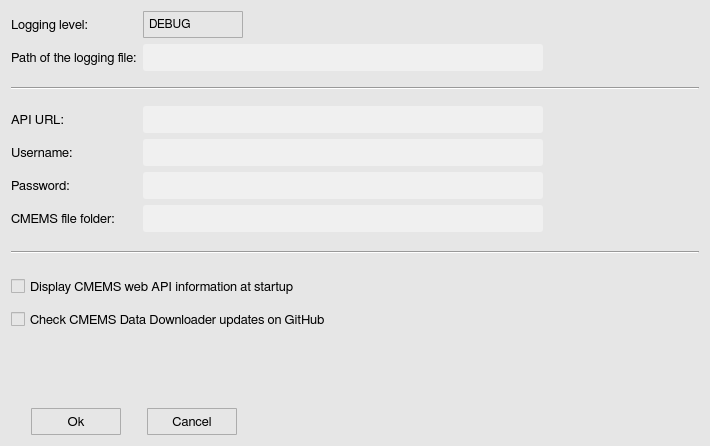
<?xml version="1.0" encoding="UTF-8"?>
<ui version="4.0">
 <class>optionWindow</class>
 <widget class="QWidget" name="optionWindow">
  <property name="geometry">
   <rect>
    <x>0</x>
    <y>0</y>
    <width>710</width>
    <height>446</height>
   </rect>
  </property>
  <property name="minimumSize">
   <size>
    <width>710</width>
    <height>446</height>
   </size>
  </property>
  <property name="maximumSize">
   <size>
    <width>710</width>
    <height>446</height>
   </size>
  </property>
  <property name="font">
   <font>
    <family>FreeSans</family>
    <pointsize>10</pointsize>
    <weight>50</weight>
    <bold>false</bold>
    <stylestrategy>PreferAntialias</stylestrategy>
    <kerning>true</kerning>
   </font>
  </property>
  <property name="windowTitle">
   <string>Options</string>
  </property>
  <property name="windowIcon">
   <iconset>
    <normaloff>icons/option_icon.svg</normaloff>icons/option_icon.svg</iconset>
  </property>
  <property name="styleSheet">
   <string notr="true">QWidget {
	background-color: rgb(230,230,230);
}</string>
  </property>
  <layout class="QGridLayout" name="gridLayout_2">
   <item row="0" column="0">
    <layout class="QVBoxLayout" name="verticalLayout_2">
     <item>
      <layout class="QGridLayout" name="gridLayout">
       <item row="4" column="0">
        <widget class="QLabel" name="ow_label_4">
         <property name="minimumSize">
          <size>
           <width>0</width>
           <height>27</height>
          </size>
         </property>
         <property name="maximumSize">
          <size>
           <width>16777215</width>
           <height>27</height>
          </size>
         </property>
         <property name="font">
          <font>
           <family>FreeSans</family>
           <pointsize>10</pointsize>
           <stylestrategy>PreferAntialias</stylestrategy>
           <kerning>true</kerning>
          </font>
         </property>
         <property name="text">
          <string>Username:</string>
         </property>
        </widget>
       </item>
       <item row="4" column="1">
        <layout class="QHBoxLayout" name="horizontalLayout_4">
         <item>
          <widget class="QLineEdit" name="ow_lineEdit_3">
           <property name="minimumSize">
            <size>
             <width>400</width>
             <height>27</height>
            </size>
           </property>
           <property name="maximumSize">
            <size>
             <width>400</width>
             <height>27</height>
            </size>
           </property>
           <property name="font">
            <font>
             <family>FreeSans</family>
             <pointsize>9</pointsize>
             <stylestrategy>PreferAntialias</stylestrategy>
             <kerning>true</kerning>
            </font>
           </property>
           <property name="styleSheet">
            <string notr="true">QLineEdit {
	border-radius: 3px;
    padding: 1px 4px 1px 4px;
	background-color:  rgb(240, 240, 240);
}</string>
           </property>
          </widget>
         </item>
         <item>
          <spacer name="horizontalSpacer_15">
           <property name="orientation">
            <enum>Qt::Horizontal</enum>
           </property>
           <property name="sizeType">
            <enum>QSizePolicy::Fixed</enum>
           </property>
           <property name="sizeHint" stdset="0">
            <size>
             <width>13</width>
             <height>20</height>
            </size>
           </property>
          </spacer>
         </item>
         <item>
          <widget class="QToolButton" name="ow_infoButton_4">
           <property name="maximumSize">
            <size>
             <width>27</width>
             <height>27</height>
            </size>
           </property>
           <property name="styleSheet">
            <string notr="true">QToolButton {
	border: 1px solid transparent;
	background-color: transparent;
	width: 27px;
	height: 27px;
}

QToolButton:flat {
	border: none;
}</string>
           </property>
           <property name="text">
            <string/>
           </property>
           <property name="icon">
            <iconset>
             <normaloff>icons/info_icon.svg</normaloff>icons/info_icon.svg</iconset>
           </property>
           <property name="iconSize">
            <size>
             <width>23</width>
             <height>23</height>
            </size>
           </property>
           <property name="autoRaise">
            <bool>false</bool>
           </property>
          </widget>
         </item>
         <item>
          <spacer name="horizontalSpacer_8">
           <property name="orientation">
            <enum>Qt::Horizontal</enum>
           </property>
           <property name="sizeHint" stdset="0">
            <size>
             <width>40</width>
             <height>20</height>
            </size>
           </property>
          </spacer>
         </item>
        </layout>
       </item>
       <item row="5" column="0">
        <widget class="QLabel" name="ow_label_5">
         <property name="minimumSize">
          <size>
           <width>0</width>
           <height>27</height>
          </size>
         </property>
         <property name="maximumSize">
          <size>
           <width>16777215</width>
           <height>27</height>
          </size>
         </property>
         <property name="font">
          <font>
           <family>FreeSans</family>
           <pointsize>10</pointsize>
           <stylestrategy>PreferAntialias</stylestrategy>
           <kerning>true</kerning>
          </font>
         </property>
         <property name="text">
          <string>Password:</string>
         </property>
        </widget>
       </item>
       <item row="3" column="1">
        <layout class="QHBoxLayout" name="horizontalLayout_3">
         <item>
          <widget class="QLineEdit" name="ow_lineEdit_2">
           <property name="minimumSize">
            <size>
             <width>400</width>
             <height>27</height>
            </size>
           </property>
           <property name="maximumSize">
            <size>
             <width>400</width>
             <height>27</height>
            </size>
           </property>
           <property name="font">
            <font>
             <family>FreeSans</family>
             <pointsize>9</pointsize>
             <stylestrategy>PreferAntialias</stylestrategy>
             <kerning>true</kerning>
            </font>
           </property>
           <property name="styleSheet">
            <string notr="true">QLineEdit {
	border-radius: 3px;
    padding: 1px 4px 1px 4px;
	background-color:  rgb(240, 240, 240);
}</string>
           </property>
          </widget>
         </item>
         <item>
          <spacer name="horizontalSpacer_12">
           <property name="orientation">
            <enum>Qt::Horizontal</enum>
           </property>
           <property name="sizeType">
            <enum>QSizePolicy::Fixed</enum>
           </property>
           <property name="sizeHint" stdset="0">
            <size>
             <width>13</width>
             <height>20</height>
            </size>
           </property>
          </spacer>
         </item>
         <item>
          <widget class="QToolButton" name="ow_infoButton_3">
           <property name="maximumSize">
            <size>
             <width>27</width>
             <height>27</height>
            </size>
           </property>
           <property name="styleSheet">
            <string notr="true">QToolButton {
	border: 1px solid transparent;
	background-color: transparent;
	width: 27px;
	height: 27px;
}

QToolButton:flat {
	border: none;
}</string>
           </property>
           <property name="text">
            <string/>
           </property>
           <property name="icon">
            <iconset>
             <normaloff>icons/info_icon.svg</normaloff>icons/info_icon.svg</iconset>
           </property>
           <property name="iconSize">
            <size>
             <width>23</width>
             <height>23</height>
            </size>
           </property>
           <property name="autoRaise">
            <bool>false</bool>
           </property>
          </widget>
         </item>
         <item>
          <spacer name="horizontalSpacer">
           <property name="orientation">
            <enum>Qt::Horizontal</enum>
           </property>
           <property name="sizeHint" stdset="0">
            <size>
             <width>40</width>
             <height>20</height>
            </size>
           </property>
          </spacer>
         </item>
        </layout>
       </item>
       <item row="2" column="0" colspan="2">
        <layout class="QVBoxLayout" name="verticalLayout">
         <item>
          <spacer name="verticalSpacer_6">
           <property name="orientation">
            <enum>Qt::Vertical</enum>
           </property>
           <property name="sizeType">
            <enum>QSizePolicy::Fixed</enum>
           </property>
           <property name="sizeHint" stdset="0">
            <size>
             <width>14</width>
             <height>10</height>
            </size>
           </property>
          </spacer>
         </item>
         <item>
          <widget class="Line" name="line_3">
           <property name="orientation">
            <enum>Qt::Horizontal</enum>
           </property>
          </widget>
         </item>
         <item>
          <spacer name="verticalSpacer_7">
           <property name="orientation">
            <enum>Qt::Vertical</enum>
           </property>
           <property name="sizeType">
            <enum>QSizePolicy::Fixed</enum>
           </property>
           <property name="sizeHint" stdset="0">
            <size>
             <width>14</width>
             <height>10</height>
            </size>
           </property>
          </spacer>
         </item>
        </layout>
       </item>
       <item row="1" column="0">
        <widget class="QLabel" name="ow_label_2">
         <property name="minimumSize">
          <size>
           <width>0</width>
           <height>27</height>
          </size>
         </property>
         <property name="maximumSize">
          <size>
           <width>16777215</width>
           <height>27</height>
          </size>
         </property>
         <property name="font">
          <font>
           <family>FreeSans</family>
           <pointsize>10</pointsize>
           <stylestrategy>PreferAntialias</stylestrategy>
           <kerning>true</kerning>
          </font>
         </property>
         <property name="text">
          <string>Path of the logging file:</string>
         </property>
        </widget>
       </item>
       <item row="3" column="0">
        <widget class="QLabel" name="ow_label_3">
         <property name="minimumSize">
          <size>
           <width>0</width>
           <height>27</height>
          </size>
         </property>
         <property name="maximumSize">
          <size>
           <width>16777215</width>
           <height>27</height>
          </size>
         </property>
         <property name="font">
          <font>
           <family>FreeSans</family>
           <pointsize>10</pointsize>
           <stylestrategy>PreferAntialias</stylestrategy>
           <kerning>true</kerning>
          </font>
         </property>
         <property name="text">
          <string>API URL:</string>
         </property>
        </widget>
       </item>
       <item row="1" column="1">
        <layout class="QHBoxLayout" name="horizontalLayout">
         <item>
          <widget class="QLineEdit" name="ow_lineEdit_1">
           <property name="minimumSize">
            <size>
             <width>400</width>
             <height>27</height>
            </size>
           </property>
           <property name="maximumSize">
            <size>
             <width>400</width>
             <height>27</height>
            </size>
           </property>
           <property name="font">
            <font>
             <family>FreeSans</family>
             <pointsize>9</pointsize>
             <stylestrategy>PreferAntialias</stylestrategy>
             <kerning>true</kerning>
            </font>
           </property>
           <property name="styleSheet">
            <string notr="true">QLineEdit {
	border-radius: 3px;
    padding: 1px 4px 1px 4px;
	background-color:  rgb(240, 240, 240);
}</string>
           </property>
          </widget>
         </item>
         <item>
          <widget class="QToolButton" name="ow_openButton_1">
           <property name="maximumSize">
            <size>
             <width>27</width>
             <height>27</height>
            </size>
           </property>
           <property name="styleSheet">
            <string notr="true">QToolButton {
	border: 1px solid transparent;
	background-color: transparent;
	width: 27px;
	height: 27px;
}

QToolButton:flat {
	border: none;
}</string>
           </property>
           <property name="text">
            <string/>
           </property>
           <property name="icon">
            <iconset>
             <normaloff>icons/open_popup_icon.svg</normaloff>icons/open_popup_icon.svg</iconset>
           </property>
           <property name="iconSize">
            <size>
             <width>23</width>
             <height>23</height>
            </size>
           </property>
           <property name="autoRaise">
            <bool>false</bool>
           </property>
          </widget>
         </item>
         <item>
          <spacer name="horizontalSpacer_10">
           <property name="orientation">
            <enum>Qt::Horizontal</enum>
           </property>
           <property name="sizeType">
            <enum>QSizePolicy::Fixed</enum>
           </property>
           <property name="sizeHint" stdset="0">
            <size>
             <width>13</width>
             <height>20</height>
            </size>
           </property>
          </spacer>
         </item>
         <item>
          <widget class="QToolButton" name="ow_infoButton_2">
           <property name="maximumSize">
            <size>
             <width>27</width>
             <height>27</height>
            </size>
           </property>
           <property name="styleSheet">
            <string notr="true">QToolButton {
	border: 1px solid transparent;
	background-color: transparent;
	width: 27px;
	height: 27px;
}

QToolButton:flat {
	border: none;
}</string>
           </property>
           <property name="text">
            <string/>
           </property>
           <property name="icon">
            <iconset>
             <normaloff>icons/info_icon.svg</normaloff>icons/info_icon.svg</iconset>
           </property>
           <property name="iconSize">
            <size>
             <width>23</width>
             <height>23</height>
            </size>
           </property>
           <property name="autoRaise">
            <bool>false</bool>
           </property>
          </widget>
         </item>
         <item>
          <spacer name="horizontalSpacer_2">
           <property name="orientation">
            <enum>Qt::Horizontal</enum>
           </property>
           <property name="sizeHint" stdset="0">
            <size>
             <width>13</width>
             <height>24</height>
            </size>
           </property>
          </spacer>
         </item>
        </layout>
       </item>
       <item row="0" column="1">
        <layout class="QHBoxLayout" name="horizontalLayout_7">
         <item>
          <widget class="QComboBox" name="ow_comboBox_1">
           <property name="minimumSize">
            <size>
             <width>100</width>
             <height>27</height>
            </size>
           </property>
           <property name="maximumSize">
            <size>
             <width>100</width>
             <height>27</height>
            </size>
           </property>
           <property name="font">
            <font>
             <family>FreeSans</family>
             <pointsize>9</pointsize>
             <weight>50</weight>
             <bold>false</bold>
             <stylestrategy>PreferAntialias</stylestrategy>
             <kerning>true</kerning>
            </font>
           </property>
           <property name="styleSheet">
            <string notr="true">QComboBox {
	border: 1px solid #acacac;
    border-radius: 1px;
	padding-left: 5px;
    background-color: qlineargradient(x1: 0, y1: 0, x2: 0, y2: 1, 
								stop: 0 #f0f0f0, stop: 1 #e5e5e5);
}

QComboBox:disabled {
	background-color:  rgb(200,200,200);
}

QComboBox:hover {
	border: 1px solid #7eb4ea;
    border-radius: 1px;
	background-color: qlineargradient(x1: 0, y1: 0, x2: 0, y2: 1, 
								stop: 0 #ecf4fc, stop: 1 #dcecfc);
}

QComboBox::drop-down {
	subcontrol-origin: padding;
	subcontrol-position: top right;
	width: 27px;
	border-top-right-radius: 3px;
	border-bottom-right-radius: 3px;
}

QComboBox::drop-down:hover {
	subcontrol-origin: padding;
	subcontrol-position: top right;
	width: 27px;
	border-left-width: 1px;
	border-left-color: darkgray;
	border-left-style: solid;
	border-top-right-radius: 3px;
	border-bottom-right-radius: 3px;
}

QComboBox::down-arrow {
	image: url(icons/down_arrow_icon.svg); 
	width: 16px;
	height: 16px
}

QComboBox::down-arrow:on {
	top: 1px; 
	left: 1px;
}

QComboBox QAbstractItemView {
	selection-background-color: rgb(200,200,200);
	selection-color: black;
	background: #f0f0f0;
	border: 0px solid #f0f0f0;
}

QComboBox QAbstractItemView::item {
	margin: 5px 5px 5px 5px;
}</string>
           </property>
           <item>
            <property name="text">
             <string>DEBUG</string>
            </property>
           </item>
           <item>
            <property name="text">
             <string>INFO</string>
            </property>
           </item>
           <item>
            <property name="text">
             <string>WARNING</string>
            </property>
           </item>
           <item>
            <property name="text">
             <string>CRITICAL</string>
            </property>
           </item>
           <item>
            <property name="text">
             <string>ERROR</string>
            </property>
           </item>
          </widget>
         </item>
         <item>
          <spacer name="horizontalSpacer_9">
           <property name="orientation">
            <enum>Qt::Horizontal</enum>
           </property>
           <property name="sizeType">
            <enum>QSizePolicy::Fixed</enum>
           </property>
           <property name="sizeHint" stdset="0">
            <size>
             <width>13</width>
             <height>20</height>
            </size>
           </property>
          </spacer>
         </item>
         <item>
          <widget class="QToolButton" name="ow_infoButton_1">
           <property name="maximumSize">
            <size>
             <width>27</width>
             <height>27</height>
            </size>
           </property>
           <property name="styleSheet">
            <string notr="true">QToolButton {
	border: 1px solid transparent;
	background-color: transparent;
	width: 27px;
	height: 27px;
}

QToolButton:flat {
	border: none;
}</string>
           </property>
           <property name="text">
            <string/>
           </property>
           <property name="icon">
            <iconset>
             <normaloff>icons/info_icon.svg</normaloff>icons/info_icon.svg</iconset>
           </property>
           <property name="iconSize">
            <size>
             <width>23</width>
             <height>23</height>
            </size>
           </property>
           <property name="autoRaise">
            <bool>false</bool>
           </property>
          </widget>
         </item>
         <item>
          <spacer name="horizontalSpacer_14">
           <property name="orientation">
            <enum>Qt::Horizontal</enum>
           </property>
           <property name="sizeHint" stdset="0">
            <size>
             <width>40</width>
             <height>20</height>
            </size>
           </property>
          </spacer>
         </item>
        </layout>
       </item>
       <item row="5" column="1">
        <layout class="QHBoxLayout" name="horizontalLayout_5">
         <item>
          <widget class="QLineEdit" name="ow_lineEdit_4">
           <property name="minimumSize">
            <size>
             <width>400</width>
             <height>27</height>
            </size>
           </property>
           <property name="maximumSize">
            <size>
             <width>400</width>
             <height>27</height>
            </size>
           </property>
           <property name="font">
            <font>
             <family>FreeSans</family>
             <pointsize>9</pointsize>
             <stylestrategy>PreferAntialias</stylestrategy>
             <kerning>true</kerning>
            </font>
           </property>
           <property name="styleSheet">
            <string notr="true">QLineEdit {
	border-radius: 3px;
    padding: 1px 4px 1px 4px;
	background-color:  rgb(240, 240, 240);
}</string>
           </property>
          </widget>
         </item>
         <item>
          <spacer name="horizontalSpacer_16">
           <property name="orientation">
            <enum>Qt::Horizontal</enum>
           </property>
           <property name="sizeType">
            <enum>QSizePolicy::Fixed</enum>
           </property>
           <property name="sizeHint" stdset="0">
            <size>
             <width>13</width>
             <height>20</height>
            </size>
           </property>
          </spacer>
         </item>
         <item>
          <widget class="QToolButton" name="ow_infoButton_5">
           <property name="maximumSize">
            <size>
             <width>27</width>
             <height>27</height>
            </size>
           </property>
           <property name="styleSheet">
            <string notr="true">QToolButton {
	border: 1px solid transparent;
	background-color: transparent;
	width: 27px;
	height: 27px;
}

QToolButton:flat {
	border: none;
}</string>
           </property>
           <property name="text">
            <string/>
           </property>
           <property name="icon">
            <iconset>
             <normaloff>icons/info_icon.svg</normaloff>icons/info_icon.svg</iconset>
           </property>
           <property name="iconSize">
            <size>
             <width>23</width>
             <height>23</height>
            </size>
           </property>
           <property name="autoRaise">
            <bool>false</bool>
           </property>
          </widget>
         </item>
         <item>
          <spacer name="horizontalSpacer_17">
           <property name="orientation">
            <enum>Qt::Horizontal</enum>
           </property>
           <property name="sizeHint" stdset="0">
            <size>
             <width>40</width>
             <height>20</height>
            </size>
           </property>
          </spacer>
         </item>
        </layout>
       </item>
       <item row="0" column="0">
        <widget class="QLabel" name="ow_label_1">
         <property name="minimumSize">
          <size>
           <width>0</width>
           <height>27</height>
          </size>
         </property>
         <property name="maximumSize">
          <size>
           <width>16777215</width>
           <height>27</height>
          </size>
         </property>
         <property name="font">
          <font>
           <family>FreeSans</family>
           <pointsize>10</pointsize>
           <stylestrategy>PreferAntialias</stylestrategy>
           <kerning>true</kerning>
          </font>
         </property>
         <property name="text">
          <string>Logging level:</string>
         </property>
        </widget>
       </item>
       <item row="6" column="0">
        <widget class="QLabel" name="ow_label_6">
         <property name="minimumSize">
          <size>
           <width>0</width>
           <height>27</height>
          </size>
         </property>
         <property name="maximumSize">
          <size>
           <width>16777215</width>
           <height>27</height>
          </size>
         </property>
         <property name="font">
          <font>
           <family>FreeSans</family>
           <pointsize>10</pointsize>
           <stylestrategy>PreferAntialias</stylestrategy>
           <kerning>true</kerning>
          </font>
         </property>
         <property name="text">
          <string>CMEMS file folder:</string>
         </property>
        </widget>
       </item>
       <item row="6" column="1">
        <layout class="QHBoxLayout" name="horizontalLayout_9">
         <item>
          <widget class="QLineEdit" name="ow_lineEdit_5">
           <property name="minimumSize">
            <size>
             <width>400</width>
             <height>27</height>
            </size>
           </property>
           <property name="maximumSize">
            <size>
             <width>400</width>
             <height>27</height>
            </size>
           </property>
           <property name="font">
            <font>
             <family>FreeSans</family>
             <pointsize>9</pointsize>
             <stylestrategy>PreferAntialias</stylestrategy>
             <kerning>true</kerning>
            </font>
           </property>
           <property name="styleSheet">
            <string notr="true">QLineEdit {
	border-radius: 3px;
    padding: 1px 4px 1px 4px;
	background-color:  rgb(240, 240, 240);
}</string>
           </property>
          </widget>
         </item>
         <item>
          <widget class="QToolButton" name="ow_openButton_2">
           <property name="maximumSize">
            <size>
             <width>27</width>
             <height>27</height>
            </size>
           </property>
           <property name="styleSheet">
            <string notr="true">QToolButton {
	border: 1px solid transparent;
	background-color: transparent;
	width: 27px;
	height: 27px;
}

QToolButton:flat {
	border: none;
}</string>
           </property>
           <property name="text">
            <string/>
           </property>
           <property name="icon">
            <iconset>
             <normaloff>icons/open_popup_icon.svg</normaloff>icons/open_popup_icon.svg</iconset>
           </property>
           <property name="iconSize">
            <size>
             <width>23</width>
             <height>23</height>
            </size>
           </property>
           <property name="autoRaise">
            <bool>false</bool>
           </property>
          </widget>
         </item>
         <item>
          <spacer name="horizontalSpacer_18">
           <property name="orientation">
            <enum>Qt::Horizontal</enum>
           </property>
           <property name="sizeType">
            <enum>QSizePolicy::Fixed</enum>
           </property>
           <property name="sizeHint" stdset="0">
            <size>
             <width>13</width>
             <height>20</height>
            </size>
           </property>
          </spacer>
         </item>
         <item>
          <widget class="QToolButton" name="ow_infoButton_8">
           <property name="maximumSize">
            <size>
             <width>27</width>
             <height>27</height>
            </size>
           </property>
           <property name="styleSheet">
            <string notr="true">QToolButton {
	border: 1px solid transparent;
	background-color: transparent;
	width: 27px;
	height: 27px;
}

QToolButton:flat {
	border: none;
}</string>
           </property>
           <property name="text">
            <string/>
           </property>
           <property name="icon">
            <iconset>
             <normaloff>icons/info_icon.svg</normaloff>icons/info_icon.svg</iconset>
           </property>
           <property name="iconSize">
            <size>
             <width>23</width>
             <height>23</height>
            </size>
           </property>
           <property name="autoRaise">
            <bool>false</bool>
           </property>
          </widget>
         </item>
         <item>
          <spacer name="horizontalSpacer_19">
           <property name="orientation">
            <enum>Qt::Horizontal</enum>
           </property>
           <property name="sizeHint" stdset="0">
            <size>
             <width>13</width>
             <height>24</height>
            </size>
           </property>
          </spacer>
         </item>
        </layout>
       </item>
      </layout>
     </item>
     <item>
      <spacer name="verticalSpacer_2">
       <property name="orientation">
        <enum>Qt::Vertical</enum>
       </property>
       <property name="sizeType">
        <enum>QSizePolicy::Fixed</enum>
       </property>
       <property name="sizeHint" stdset="0">
        <size>
         <width>13</width>
         <height>13</height>
        </size>
       </property>
      </spacer>
     </item>
     <item>
      <widget class="Line" name="line">
       <property name="orientation">
        <enum>Qt::Horizontal</enum>
       </property>
      </widget>
     </item>
     <item>
      <spacer name="verticalSpacer">
       <property name="orientation">
        <enum>Qt::Vertical</enum>
       </property>
       <property name="sizeType">
        <enum>QSizePolicy::Fixed</enum>
       </property>
       <property name="sizeHint" stdset="0">
        <size>
         <width>14</width>
         <height>13</height>
        </size>
       </property>
      </spacer>
     </item>
     <item>
      <layout class="QHBoxLayout" name="horizontalLayout_8">
       <item>
        <widget class="QCheckBox" name="ow_checkBox_1">
         <property name="minimumSize">
          <size>
           <width>0</width>
           <height>27</height>
          </size>
         </property>
         <property name="maximumSize">
          <size>
           <width>16777215</width>
           <height>27</height>
          </size>
         </property>
         <property name="font">
          <font>
           <family>FreeSans</family>
           <pointsize>10</pointsize>
           <stylestrategy>PreferAntialias</stylestrategy>
           <kerning>true</kerning>
          </font>
         </property>
         <property name="text">
          <string>Display CMEMS web API information at startup</string>
         </property>
         <property name="checked">
          <bool>false</bool>
         </property>
        </widget>
       </item>
       <item>
        <spacer name="horizontalSpacer_13">
         <property name="orientation">
          <enum>Qt::Horizontal</enum>
         </property>
         <property name="sizeType">
          <enum>QSizePolicy::Fixed</enum>
         </property>
         <property name="sizeHint" stdset="0">
          <size>
           <width>13</width>
           <height>20</height>
          </size>
         </property>
        </spacer>
       </item>
       <item>
        <widget class="QToolButton" name="ow_infoButton_6">
         <property name="maximumSize">
          <size>
           <width>27</width>
           <height>27</height>
          </size>
         </property>
         <property name="styleSheet">
          <string notr="true">QToolButton {
	border: 1px solid transparent;
	background-color: transparent;
	width: 27px;
	height: 27px;
}

QToolButton:flat {
	border: none;
}</string>
         </property>
         <property name="text">
          <string/>
         </property>
         <property name="icon">
          <iconset>
           <normaloff>icons/info_icon.svg</normaloff>icons/info_icon.svg</iconset>
         </property>
         <property name="iconSize">
          <size>
           <width>23</width>
           <height>23</height>
          </size>
         </property>
         <property name="autoRaise">
          <bool>false</bool>
         </property>
        </widget>
       </item>
       <item>
        <spacer name="horizontalSpacer_7">
         <property name="orientation">
          <enum>Qt::Horizontal</enum>
         </property>
         <property name="sizeHint" stdset="0">
          <size>
           <width>40</width>
           <height>20</height>
          </size>
         </property>
        </spacer>
       </item>
      </layout>
     </item>
     <item>
      <layout class="QHBoxLayout" name="horizontalLayout_6">
       <item>
        <widget class="QCheckBox" name="ow_checkBox_2">
         <property name="minimumSize">
          <size>
           <width>0</width>
           <height>27</height>
          </size>
         </property>
         <property name="maximumSize">
          <size>
           <width>16777215</width>
           <height>27</height>
          </size>
         </property>
         <property name="font">
          <font>
           <family>FreeSans</family>
           <pointsize>10</pointsize>
           <stylestrategy>PreferAntialias</stylestrategy>
           <kerning>true</kerning>
          </font>
         </property>
         <property name="text">
          <string>Check CMEMS Data Downloader updates on GitHub</string>
         </property>
        </widget>
       </item>
       <item>
        <spacer name="horizontalSpacer_11">
         <property name="orientation">
          <enum>Qt::Horizontal</enum>
         </property>
         <property name="sizeType">
          <enum>QSizePolicy::Fixed</enum>
         </property>
         <property name="sizeHint" stdset="0">
          <size>
           <width>13</width>
           <height>20</height>
          </size>
         </property>
        </spacer>
       </item>
       <item>
        <widget class="QToolButton" name="ow_infoButton_7">
         <property name="maximumSize">
          <size>
           <width>27</width>
           <height>27</height>
          </size>
         </property>
         <property name="styleSheet">
          <string notr="true">QToolButton {
	border: 1px solid transparent;
	background-color: transparent;
	width: 27px;
	height: 27px;
}

QToolButton:flat {
	border: none;
}</string>
         </property>
         <property name="text">
          <string/>
         </property>
         <property name="icon">
          <iconset>
           <normaloff>icons/info_icon.svg</normaloff>icons/info_icon.svg</iconset>
         </property>
         <property name="iconSize">
          <size>
           <width>23</width>
           <height>23</height>
          </size>
         </property>
         <property name="autoRaise">
          <bool>false</bool>
         </property>
        </widget>
       </item>
       <item>
        <spacer name="horizontalSpacer_6">
         <property name="orientation">
          <enum>Qt::Horizontal</enum>
         </property>
         <property name="sizeHint" stdset="0">
          <size>
           <width>40</width>
           <height>20</height>
          </size>
         </property>
        </spacer>
       </item>
      </layout>
     </item>
     <item>
      <spacer name="verticalSpacer_4">
       <property name="orientation">
        <enum>Qt::Vertical</enum>
       </property>
       <property name="sizeType">
        <enum>QSizePolicy::Expanding</enum>
       </property>
       <property name="sizeHint" stdset="0">
        <size>
         <width>138</width>
         <height>13</height>
        </size>
       </property>
      </spacer>
     </item>
     <item>
      <layout class="QHBoxLayout" name="horizontalLayout_2">
       <item>
        <spacer name="horizontalSpacer_3">
         <property name="orientation">
          <enum>Qt::Horizontal</enum>
         </property>
         <property name="sizeType">
          <enum>QSizePolicy::Fixed</enum>
         </property>
         <property name="sizeHint" stdset="0">
          <size>
           <width>20</width>
           <height>20</height>
          </size>
         </property>
        </spacer>
       </item>
       <item>
        <widget class="QToolButton" name="ow_okButton">
         <property name="minimumSize">
          <size>
           <width>90</width>
           <height>27</height>
          </size>
         </property>
         <property name="maximumSize">
          <size>
           <width>90</width>
           <height>27</height>
          </size>
         </property>
         <property name="font">
          <font>
           <family>FreeSans</family>
           <pointsize>10</pointsize>
           <weight>50</weight>
           <bold>false</bold>
           <stylestrategy>PreferDefault</stylestrategy>
           <kerning>true</kerning>
          </font>
         </property>
         <property name="styleSheet">
          <string notr="true">QToolButton {
	border: 1px solid #acacac;
	border-radius: 1px;
	background-color: qlineargradient(x1:0, y1:0, x2:0, y2:1,
									stop:0 #f0f0f0, stop:1 #e5e5e5);
}

QToolButton:hover {
	border: 1px solid #7eb4ea;
	border-radius: 1px;
	background-color: qlineargradient(x1:0, y1:0, x2:0, y2:1,
									stop:0 #ecf4fc, stop:1 #dcecfc);
}

QToolButton:pressed {
	border: 1px solid #579de5;
	border-radius: 1px;
	background-color: qlineargradient(x1:0, y1:0, x2:0, y2:1,
									stop:0 #daecfc, stop:1 #c4e0fc);
}</string>
         </property>
         <property name="text">
          <string>Ok</string>
         </property>
        </widget>
       </item>
       <item>
        <spacer name="horizontalSpacer_5">
         <property name="orientation">
          <enum>Qt::Horizontal</enum>
         </property>
         <property name="sizeType">
          <enum>QSizePolicy::Fixed</enum>
         </property>
         <property name="sizeHint" stdset="0">
          <size>
           <width>20</width>
           <height>20</height>
          </size>
         </property>
        </spacer>
       </item>
       <item>
        <widget class="QToolButton" name="ow_cancelButton">
         <property name="minimumSize">
          <size>
           <width>90</width>
           <height>27</height>
          </size>
         </property>
         <property name="maximumSize">
          <size>
           <width>90</width>
           <height>27</height>
          </size>
         </property>
         <property name="font">
          <font>
           <family>FreeSans</family>
           <pointsize>10</pointsize>
           <weight>50</weight>
           <bold>false</bold>
           <stylestrategy>PreferDefault</stylestrategy>
           <kerning>true</kerning>
          </font>
         </property>
         <property name="styleSheet">
          <string notr="true">QToolButton {
	border: 1px solid #acacac;
	border-radius: 1px;
	background-color: qlineargradient(x1:0, y1:0, x2:0, y2:1,
									stop:0 #f0f0f0, stop:1 #e5e5e5);
}

QToolButton:hover {
	border: 1px solid #7eb4ea;
	border-radius: 1px;
	background-color: qlineargradient(x1:0, y1:0, x2:0, y2:1,
									stop:0 #ecf4fc, stop:1 #dcecfc);
}

QToolButton:pressed {
	border: 1px solid #579de5;
	border-radius: 1px;
	background-color: qlineargradient(x1:0, y1:0, x2:0, y2:1,
									stop:0 #daecfc, stop:1 #c4e0fc);
}</string>
         </property>
         <property name="text">
          <string>Cancel</string>
         </property>
        </widget>
       </item>
       <item>
        <spacer name="horizontalSpacer_4">
         <property name="orientation">
          <enum>Qt::Horizontal</enum>
         </property>
         <property name="sizeHint" stdset="0">
          <size>
           <width>40</width>
           <height>20</height>
          </size>
         </property>
        </spacer>
       </item>
      </layout>
     </item>
    </layout>
   </item>
  </layout>
 </widget>
 <resources/>
 <connections/>
</ui>
